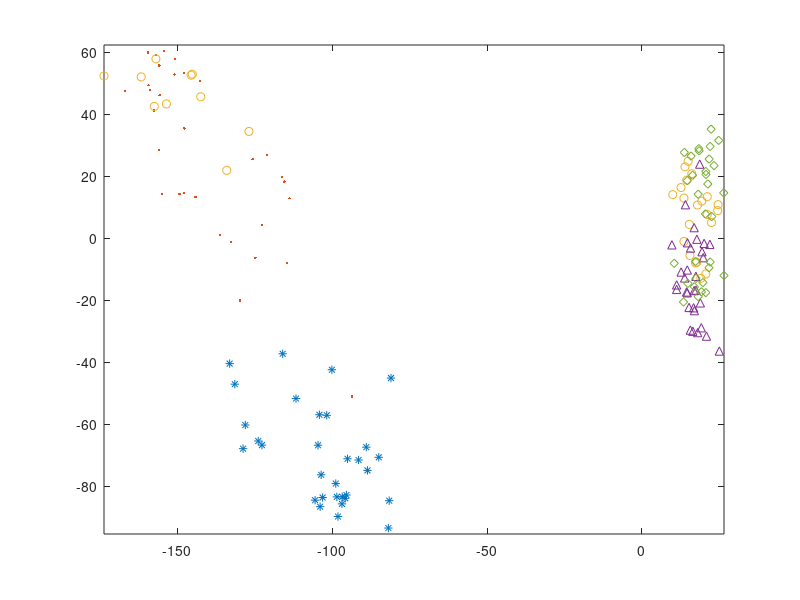

The MATLAB script that drew this image: (Note: this script raises an error after producing the figure.)

function classifyGestures  
    clear all; clear;
    
    %Using the larger test data for training increases performance
    O = load('O.txt');
    X = load('X.txt');
    Z = load('Z.txt');
	V = load('V.txt');
    W = load('W.txt');
      
    %num_features = size(O ,2);
    %plotGestureData(O, 1);
    %plotGestureData(X, 2);
    %plotGestureData(Z, 3);
	%plotGestureData(V, 3);
	
    
	%plotThresholds(O, X,Z,V,W, 4.6);
    
    
    O = truncateGestureData(O);
	X = truncateGestureData(X);
	Z = truncateGestureData(Z);
	V = truncateGestureData(V);
	W = truncateGestureData(W); 
    
    %O = normalizeData(O);
    %X = normalizeData(X);
	%Z = normalizeData(Z);
	%V = normalizeData(V);
	%W = normalizeData(W);
    
    
    O = smoothGestureData(O);
	X = smoothGestureData(X);
	Z = smoothGestureData(Z);
	V = smoothGestureData(V);
    W = smoothGestureData(W);
	
    Z = addMeanVariance(Z);
    O = addMeanVariance(O);
 
    V = addMeanVariance(V);
    W = addMeanVariance(W);
    X = addMeanVariance(X);
    
    
  
	
	training_instance_matrix = [O; X; Z; V; W;];
    avg = mean(training_instance_matrix,1);

    
    A = training_instance_matrix';
    abar = mean(A,2);
    Atil = A - abar*ones(1,size(A, 2));
    [U,S,V] = svd(Atil);
    Q = U(:,1:2);
    coords = Q'*A;
    figure; 
    plot(coords(1,1:31), coords(2,1:31),'*');
    hold on;
    plot(coords(1,32:62), coords(2,32:62),'.');
    plot(coords(1,63:93), coords(2,63:93),'o');
    plot(coords(1,94:124), coords(2,94:124),'^');
    plot(coords(1,125:155), coords(2,125:155),'d');
    hold off;
    axis equal;
    
    training_instance_matrix = training_instance_matrix;
	
    training_label_vector = [zeros(size(O, 1), 1); ones(size(X, 1), 1); 2 * ones(size(Z, 1), 1); 3 * ones(size(V, 1), 1); 4 * ones(size(W,1),1)];
    numClasses = 5;
    
    %plotGestureData(training_instance_matrix(1:size(O, 1),:), 4);
    	
	min_endpoint = 1;
	max_endpoint = 1;
	
	trainAccuracy = zeros(1, max_endpoint - min_endpoint + 1);
	testAccuracy = zeros(numClasses + 1, max_endpoint - min_endpoint + 1);
    
    %m is examples from each class
	for m = min_endpoint:max_endpoint
	    numCorrectTest = zeros(numClasses, 1);
	    numCorrectTrain = zeros(numClasses, 1);
        totalTest = zeros(numClasses, 1);
	    %Resample
	    iterations = 1000;
	    for i = 1:iterations    
	        [X_train, X_test, y_train, y_test] = getRandomSplitExamples(training_instance_matrix, training_label_vector, m, numClasses);
	        
			
			%radial basis (gaussian) SVM (set -v 10 for 10-fold cross
	        %validation)
	        model = svmtrain(y_train, X_train, '-s 0 -t 0'); %try linear kernel -t 0 or gaussian -t 2
	        %Training error - it's always 100%
	        train_predictions = svmpredict(y_train, X_train, model);
            [currCorrectTrain, totalTested] = findNumCorrect(train_predictions, y_train, numClasses);
	        numCorrectTrain = numCorrectTrain +  currCorrectTrain;
	        %Testing error
	        test_predictions = svmpredict(y_test, X_test, model);
            [currCorrectTest, totalTested] = findNumCorrect(test_predictions, y_test, numClasses);
            
	        numCorrectTest = numCorrectTest +  currCorrectTest;
            totalTest = totalTest + totalTested;
	    end
	    trainAccuracy(1, m - min_endpoint + 1) = sum(numCorrectTrain) / (iterations * numClasses * m);
        testAccuracy(1:numClasses, m - min_endpoint + 1) = numCorrectTest ./ totalTest;
	    testAccuracy(numClasses + 1, m - min_endpoint + 1) = sum(numCorrectTest) / (iterations * (size(training_instance_matrix, 1) - numClasses * m));  
    end

	trainAccuracy
    testAccuracy
    
	%%% Plot "Bias and Variance" %%%
	
	fig = figure;
	hold on;

	X_data = min_endpoint:max_endpoint;
	plot(X_data, 1 - trainAccuracy, 'b');
	plot(X_data, 1 - testAccuracy(6, :), 'r');

	title('SVM Bias and Variance');
	xlabel('Number of Training Examples per Class');
	ylabel('Classification Error');
	legend('Training', 'Test');
	% for some reason I can't view the plot, so I save it
	%print -dpdf fig; % saved in fig.pdf
	%saveas(fig, 'plot-box-filter.png')
	
end

function GG = addMeanVariance(G)
    [GX, GY, GZ] = splitData(G);

	
	%uX = mean(GX, 2);
	%uY = mean(GY, 2);
	%uZ = mean(GZ, 2);
	
	%sX = std(GX, 0, 2);
	%sY = std(GY, 0, 2);
	%sZ = std(GZ, 0, 2);
    
    %16 point FFT
    
    fs = 50; %50Hz
    N = 22;
    L = 100;
    fftX = abs(fft(GX, N, 2));
    fftY = abs(fft(GY, N, 2));
    fftZ = abs(fft(GZ, N, 2));
    
    fftX = fftX(:, 1:((N+1)/2))
    fftY = fftY(:, 1:((N+1)/2));
    fftZ = fftZ(:, 1:((N+1)/2));
    
    
    %figure;
    %f = fs/2*linspace(0,1,N/2+1);
    %for j = 1:31
    %    plot(f,2*abs(fftX(j,1:N/2+1))) 
    %    hold on;
    %end
    %hold off;
    %title('Single-Sided Amplitude Spectrum');
    
    GG = [G fftX fftY fftZ];

end

function plotThresholds(O,X,Z,V,W,factor)
       
    thresholds = zeros(5, size(O,1));
    count = 1;
    for k = 1:size(O, 1)
        thresholds(:, k) = [noiseNormThresholdFn(O(k, :), factor); 
                        noiseNormThresholdFn(X(k, :), factor); 
                        noiseNormThresholdFn(Z(k, :), factor); 
                        noiseNormThresholdFn(V(k, :), factor); 
                        noiseNormThresholdFn(W(k, :), factor);];
    end
    
    figure;
    for i = 1:5
        plot(thresholds(i,:))
        hold on;
    end
    legend('O', 'X', 'Z', 'V', 'W');
    title('Truncation Thresholds');
    hold off;



end
function [numCorrect, totalTested] = findNumCorrect(pred, actual, numClasses)
    numCorrect = zeros(numClasses, 1);
    totalTested = zeros(numClasses, 1);
    for i = 1:size(pred,1)
       if pred(i) == actual(i)
           numCorrect(actual(i) + 1, 1) = numCorrect(actual(i) + 1, 1) + 1;
       end
       totalTested(actual(i) + 1, 1) = totalTested(actual(i) + 1, 1) + 1;
    end
end

function [X_train, X_test, y_train, y_test] = getRandomSplitExamples(X, y, m, numClasses)
    X_train = zeros(m * numClasses, size(X,2));
    X_test = zeros(size(X,1) - m * numClasses, size(X,2));
    y_train = zeros(m * numClasses, 1);
    y_test = zeros(size(y ,1) - m * numClasses, 1);
    
    x_train_count = 1;
    x_test_count = 1;
    y_train_count = 1;
    y_test_count = 1;
    
    currClass = 0;
    lastClassIndex = 1; %one past the index of the last class
    for i = 1:size(y,1)
        
        
        if i == size(y,1) || y(i,1) ~= currClass
            if i == size(y,1)
                currClassIndex = i;
            else
                currClassIndex = i-1;
            end
            
            indices = datasample(lastClassIndex:currClassIndex, m, 'Replace',false);
            
            for j = lastClassIndex:currClassIndex
                if any(j==indices)
                    X_train(x_train_count, :) = X(j,:);
                    y_train(y_train_count, :) = y(j,:);
                    x_train_count = x_train_count + 1;
                    y_train_count = y_train_count + 1;
                else
                    X_test(x_test_count, :) = X(j, :);
                    y_test(y_test_count, :) = y(j, :);
                    x_test_count = x_test_count + 1;
                    y_test_count = y_test_count + 1;
                end
            end
            
            lastClassIndex = i;
            currClass = y(i,1);
        end
        
        
        
    end
    
    shufflerMatrix = [X_test y_test];
    shufflerMatrix = shufflerMatrix(randperm(size(shufflerMatrix,1)),:);
    
    X_test = shufflerMatrix(:,1:end-1);
    y_test = shufflerMatrix(:,end);
end

function GG = truncateGestureData(G)
	
	GG = G;
	
	
	for k = 1:size(GG, 1)
		
		GG(k, :) = truncateGestureExample(GG(k, :));
		
    end
	
end

function threshold = noiseNormThresholdFn(G, factor)
    threshold = std(G)^0.5 / factor; %4.3 was good
end

function GG = truncateGestureExample(G)
	
	[X, Y, Z] = splitData(G);
	
	% Truncate a fixed amount from both ends to remove noise.
	% If this is not done, then truncating a variable amount will not work 
	% effectively because for many training examples there is a sharp incline
	% between times 1 and 5; this incline appears to be noise.
	%
	% Truncating a fixed small amount doesn't appear to have any effect on
	% accuracy.
	
	noiseDelta = 5;
	
	X = X(1, (noiseDelta + 1):100);
	%GX(:, (100 - noiseDelta):100) = 0;
	
	Y = Y(1, (noiseDelta + 1):100);
	%GY(:, (100 - noiseDelta):100) = 0;
	
	Z = Z(1, (noiseDelta + 1):100);
	%GZ(:, (100 - noiseDelta):100) = 0;
	
	
	
	GX = X;
	GY = Y;
	GZ = Z;
	
	
	% Now time to truncate variable amount from both ends.
	%
	% Truncating variable amount won't be effective on gestures with change in
	% acceleration because the whole thing will be truncated! We will add some 
	% threshold on how much you can truncate.
	
    %noiseNormThreshold = noiseNormThresholdFn(G, 4.57);
	
    %noiseNormThreshold = 0.18395; %for normalize then truncate
	
    %noiseNormThreshold = std(G)^0.5 / 4.6; %4.3 was good
	noiseNormThreshold = std(G)^0.5 / 4.57;
	
	
	% Truncate from left side
	
	bound = size(X, 2);
	
	
	
	
	for k = 1:bound
		
		diffNorm = sqrt((X(k) - X(1))^2 + (Y(k) - Y(1))^2 + (Z(k) - Z(1))^2);
		
		if (diffNorm < noiseNormThreshold)
			GX(1) = [];
			GY(1) = [];
			GZ(1) = [];
		else
			break;
		end
		
	end
	
	
	% Truncate from right side
	
	for k = bound:-1:1
		
		diffNorm = sqrt((X(k) - X(bound))^2 + (Y(k) - Y(bound))^2 + (Z(k) - Z(bound))^2);
		
		if (diffNorm < noiseNormThreshold)
			rightist = size(GX, 2);
			GX(rightist) = [];
			GY(rightist) = [];
			GZ(rightist) = [];
		else
			break;
		end
		
	end
	
	
	% Linear interpolation to grow back to size 300!
	
	%
	% Try different interpolations!
	%
	
	domain = 1:100;
	
	domain = (domain - 1) .* ((size(GX, 2) - 1) / (length(domain) - 1)) + 1;
	
	
	
	NGX = interp1(1:size(GX, 2), GX, domain);
	NGY = interp1(1:size(GY, 2), GY, domain);
	NGZ = interp1(1:size(GZ, 2), GZ, domain);
	
	
	GG = [NGX NGY NGZ];
end

function GG = normalizeData(G)
    [GX, GY, GZ] = splitData(G);

	
	uX = mean(GX, 2);
	uY = mean(GY, 2);
	uZ = mean(GZ, 2);
	
	sX = std(GX, 0, 2);
	sY = std(GY, 0, 2);
	sZ = std(GZ, 0, 2);
	
	uX = repmat(uX, 1, size(GX, 2));
	uY = repmat(uY, 1, size(GY, 2));
	uZ = repmat(uZ, 1, size(GZ, 2));
	
	sX = repmat(sX, 1, size(GX, 2));
	sY = repmat(sY, 1, size(GY, 2));
	sZ = repmat(sZ, 1, size(GZ, 2));
	
	GX = (GX - uX) ./ sX;
	GY = (GY - uY) ./ sY;
	GZ = (GZ - uZ) ./ sZ;
	
	GG = [GX GY GZ];

end
function GG = smoothGestureData(G)
	[GX, GY, GZ] = splitData(G);

	
	GX = smoothData(GX);
	GY = smoothData(GY);
	GZ = smoothData(GZ);

	
	GG = [GX GY GZ];
	
	
end

function output = smoothData(input)
	%output = smoothts(input, 'b', 25);
	
	
	
	%Moving average filter
	%windowSize = 5;

	%b = (1/windowSize)*ones(1,windowSize)
	%a = 1;
	%output = filter(b,a,input);
	
	
	
	%Low pass filter
	a = 0.3;
	output = filter(a, [1 a-1], input, [] , 2);
end

function [X,Y,Z] = splitData(G)
	d = floor(size(G, 2) / 3);
    X = G(:, 1:d);
    Y = G(:, (d + 1):(2 * d));
    Z = G(:, (2 * d + 1):(3 * d)); 
end

function plotGestureData(G, figure_count)
    figure_num = (figure_count - 1) * 2 + 1;
    figure(figure_num);
    [X,Y,Z] = splitData(G);
    for i = 1:size(X,1)
        plot3(X(i,:),Y(i,:),Z(i,:));
        hold on;
    end
    title('All training examples');
    hold off;
    
    figure(figure_num + 1);
    plot3(X(1,:),Y(1,:),Z(1,:));
    title('One(first) training example');
    
end
